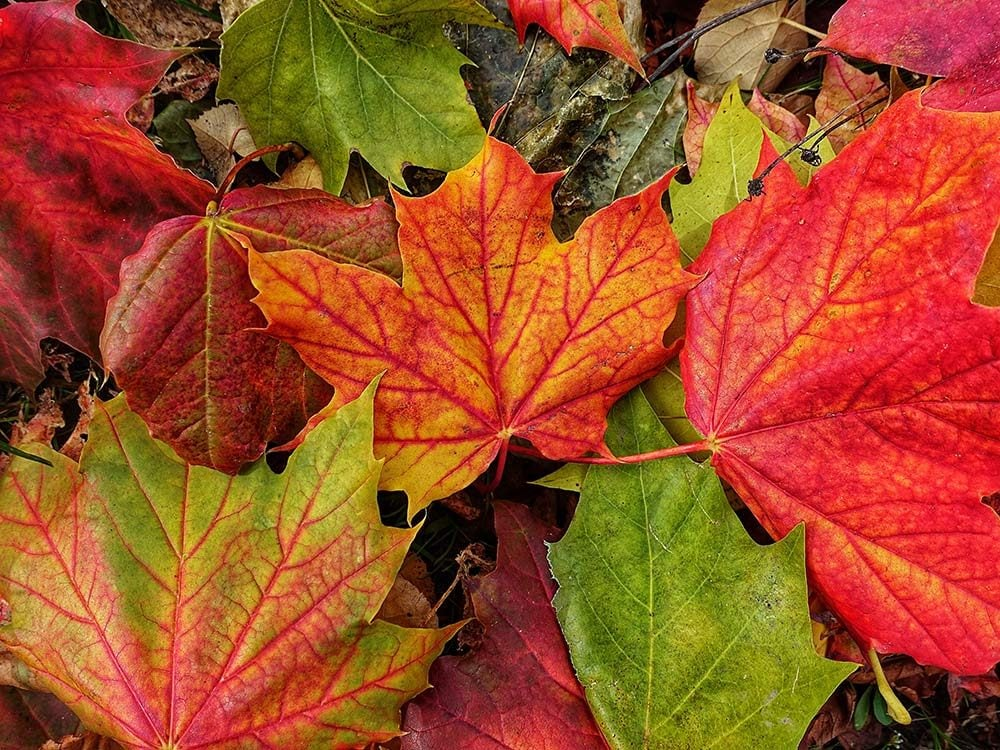
#> input picture dataset/fall.jpg, 1000 x 750 px, given in place of spring.jpg, which was not available; the run also reads 1 picture not shown here
$ python nomor1.py
#> lines starting #> are read from the running program, lines starting #| are printed output that depends on the picture; pictures that were not available may be replaced by others from this repository, and a replacement may not be noted
import matplotlib.pyplot as plt
from skimage import io, transform, img_as_ubyte
import numpy as np

# Load gambar musim
musim_semi = io.imread('dataset//spring.jpg')
#> musim_semi is the input picture: shape (750, 1000, 3); mean R, G, B 159.6, 77.9, 38.8
musim_panas = io.imread('dataset//summer.jpg')
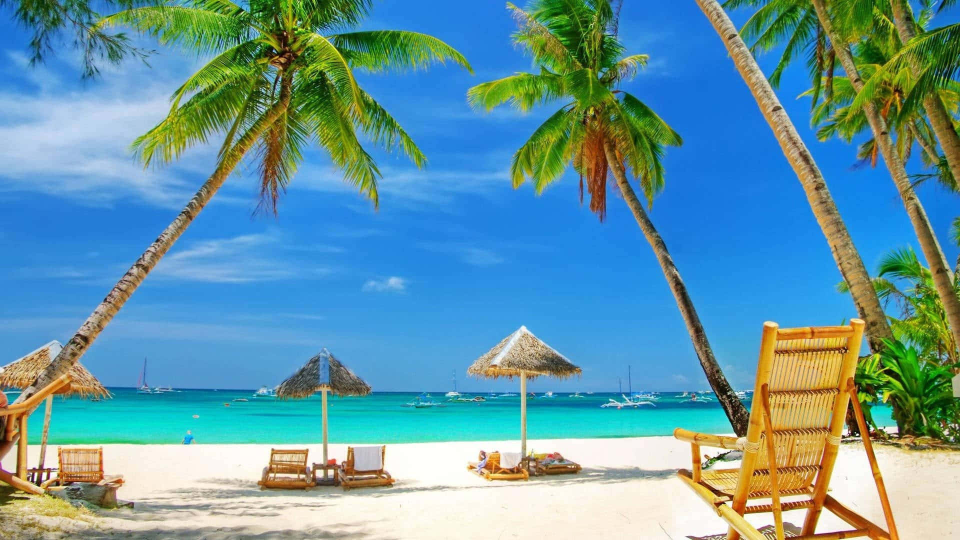
#> input picture jawaban_mahasiswa/kuis_1/04201057_Muhammad_Al_Azis_Firdaus/dataset/summer.jpg, 1920 x 1080 px (shown at 1/2 size)
#> musim_panas is the input picture: shape (1080, 1920, 3); mean R, G, B 100.7, 152.4, 164.5
musim_gugur = io.imread('dataset//fall.jpg')
musim_dingin = io.imread('dataset//fire.jpg')
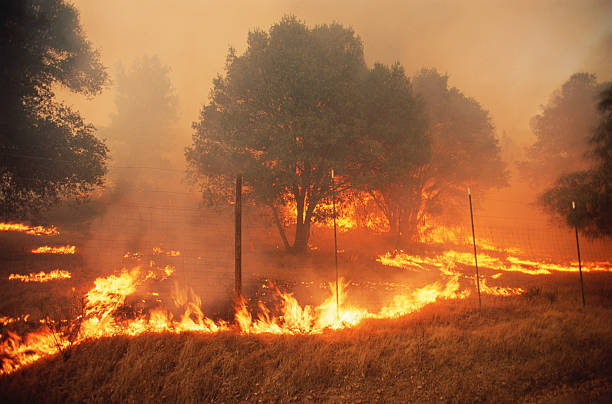
#> input picture jawaban_mahasiswa/kuis_1/04201057_Muhammad_Al_Azis_Firdaus/dataset/fire.jpg, 612 x 404 px
#> musim_dingin is the input picture: shape (404, 612, 3); mean R, G, B 158.6, 99.2, 58.5

# Resize gambar musim menjadi 612x408
musim_semi = transform.resize(musim_semi, (408, 612, 3))
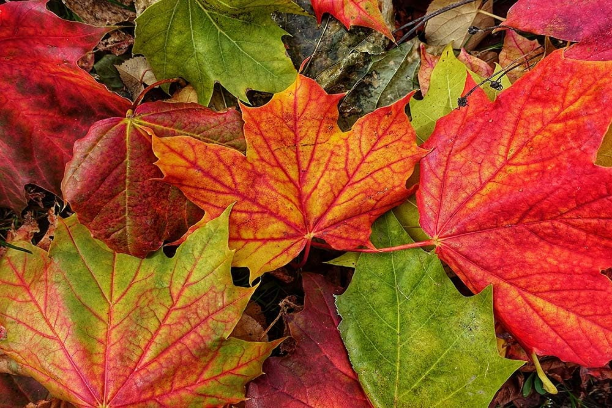
#> musim_semi: shape (408, 612, 3) float64; mean R, G, B 0.626, 0.305, 0.152
musim_panas = transform.resize(musim_panas, (408, 612, 3))
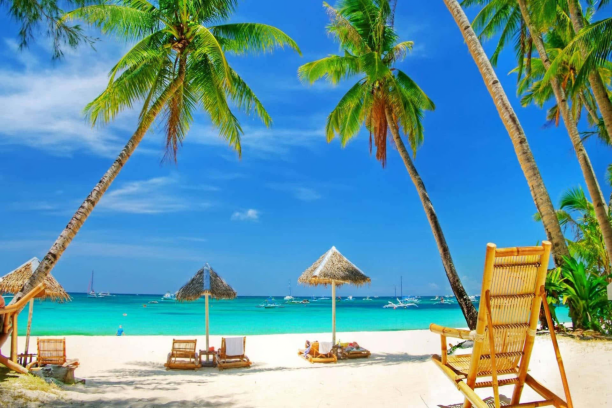
#> musim_panas: shape (408, 612, 3) float64; mean R, G, B 0.395, 0.598, 0.645
musim_gugur = transform.resize(musim_gugur, (408, 612, 3))
musim_dingin = transform.resize(musim_dingin, (408, 612, 3))
#> musim_dingin: shape (408, 612, 3) float64

# Gabungkan gambar musim menjadi satu citra
gambar_gabungan = np.zeros((816, 1224, 3), dtype=np.uint8)
gambar_gabungan[:408, :612, :] = (musim_semi * 255).astype(np.uint8)
gambar_gabungan[:408, 612:, :] = (musim_panas * 255).astype(np.uint8)
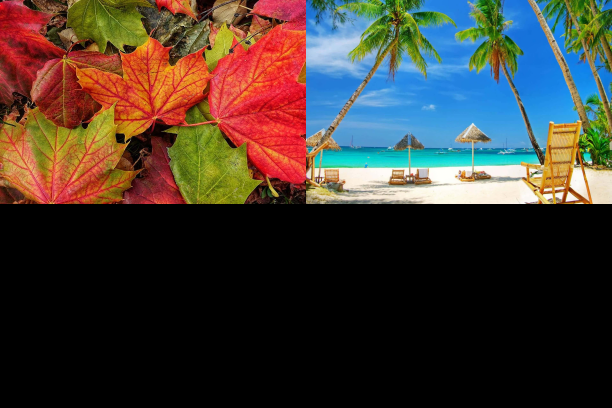
#> gambar_gabungan: shape (816, 1224, 3) (shown at 1/2 size); mean R, G, B 64.8, 57.3, 50.6
gambar_gabungan[408:, :612, :] = (musim_gugur * 255).astype(np.uint8)
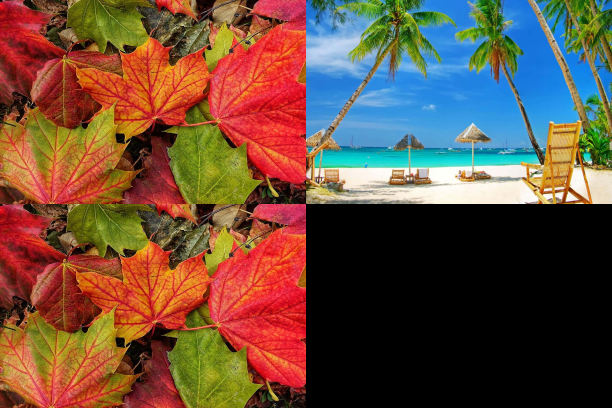
#> gambar_gabungan: shape (816, 1224, 3) (shown at 1/2 size); mean R, G, B 104.6, 76.7, 60.2
gambar_gabungan[408:, 612:, :] = (musim_dingin * 255).astype(np.uint8)
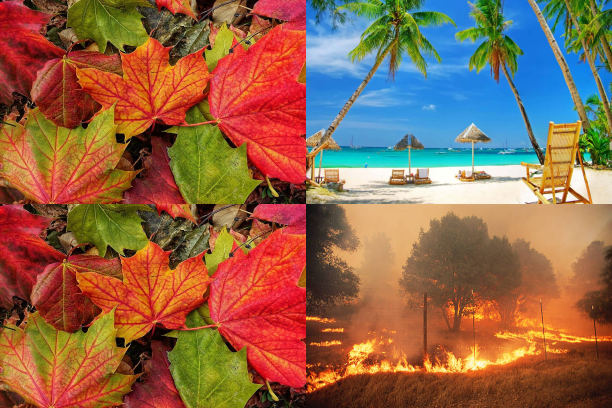
#> gambar_gabungan: shape (816, 1224, 3) (shown at 1/2 size); mean R, G, B 144.1, 101.4, 74.7

# Simpan gambar hasil
io.imsave('dataset//hasil.jpg', img_as_ubyte(gambar_gabungan))

# Tampilkan gambar hasil
plt.imshow(gambar_gabungan)
plt.axis('off')
plt.show()
